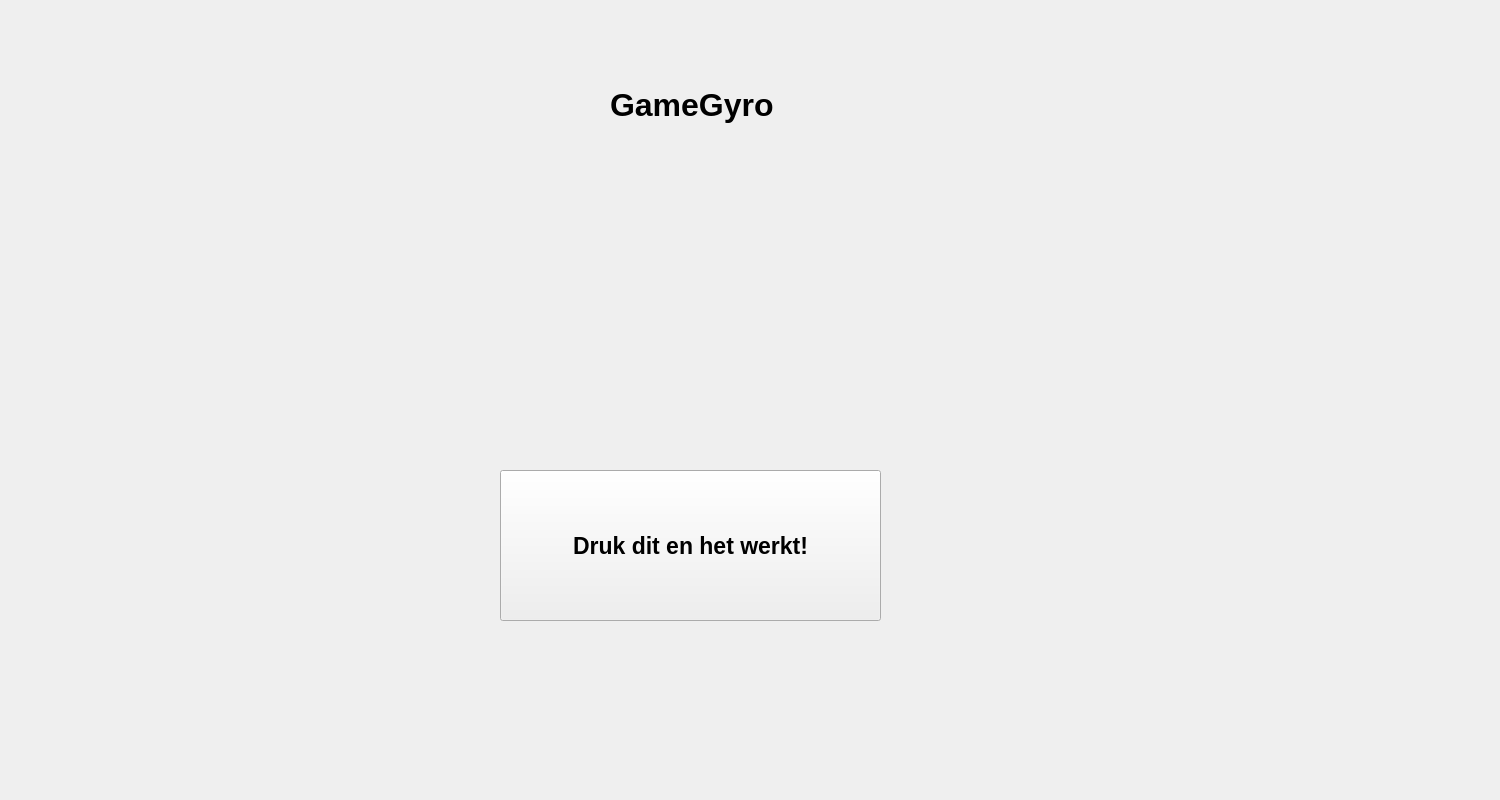
<?xml version="1.0" encoding="UTF-8"?>
<ui version="4.0">
 <class>MainWindow</class>
 <widget class="QMainWindow" name="MainWindow">
  <property name="enabled">
   <bool>true</bool>
  </property>
  <property name="geometry">
   <rect>
    <x>0</x>
    <y>0</y>
    <width>1500</width>
    <height>800</height>
   </rect>
  </property>
  <property name="minimumSize">
   <size>
    <width>1500</width>
    <height>800</height>
   </size>
  </property>
  <property name="maximumSize">
   <size>
    <width>1500</width>
    <height>800</height>
   </size>
  </property>
  <property name="windowTitle">
   <string>MainWindow</string>
  </property>
  <widget class="QWidget" name="centralwidget">
   <widget class="QLabel" name="title">
    <property name="geometry">
     <rect>
      <x>610</x>
      <y>60</y>
      <width>181</width>
      <height>91</height>
     </rect>
    </property>
    <property name="text">
     <string>&lt;html&gt;&lt;head/&gt;&lt;body&gt;&lt;p&gt;&lt;span style=&quot; font-size:24pt; font-weight:600;&quot;&gt;GameGyro&lt;/span&gt;&lt;/p&gt;&lt;/body&gt;&lt;/html&gt;</string>
    </property>
   </widget>
   <widget class="QPushButton" name="testen">
    <property name="geometry">
     <rect>
      <x>500</x>
      <y>470</y>
      <width>381</width>
      <height>151</height>
     </rect>
    </property>
    <property name="font">
     <font>
      <pointsize>17</pointsize>
      <weight>75</weight>
      <bold>true</bold>
     </font>
    </property>
    <property name="text">
     <string>Druk dit en het werkt!</string>
    </property>
   </widget>
   <widget class="QLabel" name="logo">
    <property name="geometry">
     <rect>
      <x>550</x>
      <y>150</y>
      <width>298</width>
      <height>299</height>
     </rect>
    </property>
    <property name="minimumSize">
     <size>
      <width>298</width>
      <height>299</height>
     </size>
    </property>
    <property name="maximumSize">
     <size>
      <width>298</width>
      <height>299</height>
     </size>
    </property>
    <property name="text">
     <string/>
    </property>
    <property name="pixmap">
     <pixmap>logo.png</pixmap>
    </property>
   </widget>
   <widget class="QLabel" name="background">
    <property name="geometry">
     <rect>
      <x>0</x>
      <y>0</y>
      <width>1500</width>
      <height>800</height>
     </rect>
    </property>
    <property name="text">
     <string/>
    </property>
    <property name="pixmap">
     <pixmap>background.png</pixmap>
    </property>
    <property name="scaledContents">
     <bool>true</bool>
    </property>
   </widget>
   <widget class="QPushButton" name="updateLauncher">
    <property name="enabled">
     <bool>true</bool>
    </property>
    <property name="geometry">
     <rect>
      <x>1600</x>
      <y>30</y>
      <width>111</width>
      <height>51</height>
     </rect>
    </property>
    <property name="autoFillBackground">
     <bool>false</bool>
    </property>
    <property name="text">
     <string>Update Availble</string>
    </property>
    <property name="autoDefault">
     <bool>false</bool>
    </property>
    <property name="default">
     <bool>false</bool>
    </property>
    <property name="flat">
     <bool>false</bool>
    </property>
   </widget>
   <widget class="QPushButton" name="restart">
    <property name="geometry">
     <rect>
      <x>1600</x>
      <y>100</y>
      <width>111</width>
      <height>51</height>
     </rect>
    </property>
    <property name="text">
     <string>Restart </string>
    </property>
   </widget>
   <zorder>background</zorder>
   <zorder>title</zorder>
   <zorder>testen</zorder>
   <zorder>logo</zorder>
   <zorder>updateLauncher</zorder>
   <zorder>restart</zorder>
  </widget>
 </widget>
 <resources/>
 <connections/>
</ui>
